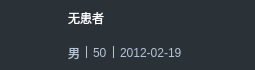
    <widget class="QWidget" name="infoWidget" native="true">
     <property name="minimumSize">
      <size>
       <width>255</width>
       <height>70</height>
      </size>
     </property>
     <property name="maximumSize">
      <size>
       <width>255</width>
       <height>70</height>
      </size>
     </property>
     <property name="focusPolicy">
      <enum>Qt::ClickFocus</enum>
     </property>
     <property name="styleSheet">
      <string notr="true">QWidget
{
background: #2A3137;
}</string>
     </property>
     <layout class="QHBoxLayout" name="horizontalLayout">
      <property name="spacing">
       <number>6</number>
      </property>
      <property name="leftMargin">
       <number>15</number>
      </property>
      <property name="topMargin">
       <number>0</number>
      </property>
      <property name="rightMargin">
       <number>0</number>
      </property>
      <property name="bottomMargin">
       <number>0</number>
      </property>
      <item>
       <widget class="QLabel" name="emg">
        <property name="minimumSize">
         <size>
          <width>32</width>
          <height>32</height>
         </size>
        </property>
        <property name="maximumSize">
         <size>
          <width>32</width>
          <height>32</height>
         </size>
        </property>
        <property name="styleSheet">
         <string notr="true">QLabel
{
image:url(:/FunctionalWidget/FunctionalWidget/Review/Resource/emg.png);
}</string>
        </property>
        <property name="text">
         <string/>
        </property>
       </widget>
      </item>
      <item>
       <layout class="QVBoxLayout" name="verticalLayout">
        <property name="spacing">
         <number>0</number>
        </property>
        <property name="leftMargin">
         <number>15</number>
        </property>
        <property name="bottomMargin">
         <number>0</number>
        </property>
        <item>
         <layout class="QHBoxLayout" name="horizontalLayout_5">
          <item>
           <widget class="QLabel" name="name">
            <property name="styleSheet">
             <string notr="true">QLabel
{
border:none;
background:transparent;
font: 16px &quot;Microsoft YaHei&quot;;
color:#FFFFFF;
}

</string>
            </property>
            <property name="text">
             <string>无患者</string>
            </property>
           </widget>
          </item>
         </layout>
        </item>
        <item>
         <widget class="QWidget" name="info" native="true">
          <layout class="QHBoxLayout" name="horizontalLayout_6">
           <property name="leftMargin">
            <number>0</number>
           </property>
           <property name="topMargin">
            <number>0</number>
           </property>
           <property name="rightMargin">
            <number>0</number>
           </property>
           <property name="bottomMargin">
            <number>0</number>
           </property>
           <item>
            <widget class="QLabel" name="gender">
             <property name="styleSheet">
              <string notr="true">QLabel
{
border:none;
background:transparent;
font: 14px &quot;Microsoft YaHei&quot;;
color:#B4C4D9;
}
</string>
             </property>
             <property name="text">
              <string>男</string>
             </property>
            </widget>
           </item>
           <item>
            <widget class="QLabel" name="label_13">
             <property name="minimumSize">
              <size>
               <width>1</width>
               <height>0</height>
              </size>
             </property>
             <property name="maximumSize">
              <size>
               <width>1</width>
               <height>12</height>
              </size>
             </property>
             <property name="styleSheet">
              <string notr="true">QLabel
{
border:none;
background:#B4C4D9;
}
</string>
             </property>
             <property name="text">
              <string/>
             </property>
            </widget>
           </item>
           <item>
            <widget class="QLabel" name="age">
             <property name="styleSheet">
              <string notr="true">QLabel
{
border:none;
background:transparent;
font: 14px &quot;Microsoft YaHei&quot;;
color:#B4C4D9;
}
</string>
             </property>
             <property name="text">
              <string>50</string>
             </property>
            </widget>
           </item>
           <item>
            <widget class="QLabel" name="label_11">
             <property name="minimumSize">
              <size>
               <width>1</width>
               <height>0</height>
              </size>
             </property>
             <property name="maximumSize">
              <size>
               <width>1</width>
               <height>12</height>
              </size>
             </property>
             <property name="styleSheet">
              <string notr="true">QLabel
{
border:none;
background:#B4C4D9;
font: 14px &quot;Microsoft YaHei&quot;;
}
</string>
             </property>
             <property name="text">
              <string/>
             </property>
            </widget>
           </item>
           <item>
            <widget class="QLabel" name="birth">
             <property name="styleSheet">
              <string notr="true">QLabel
{
border:none;
background:transparent;
font: 14px &quot;Microsoft YaHei&quot;;
color:#B4C4D9;
}
</string>
             </property>
             <property name="text">
              <string>2012-02-19</string>
             </property>
            </widget>
           </item>
           <item>
            <spacer name="horizontalSpacer_11">
             <property name="orientation">
              <enum>Qt::Horizontal</enum>
             </property>
             <property name="sizeHint" stdset="0">
              <size>
               <width>40</width>
               <height>20</height>
              </size>
             </property>
            </spacer>
           </item>
          </layout>
         </widget>
        </item>
       </layout>
      </item>
      <item>
       <widget class="QPushButton" name="hisBtn">
        <property name="enabled">
         <bool>true</bool>
        </property>
        <property name="minimumSize">
         <size>
          <width>36</width>
          <height>66</height>
         </size>
        </property>
        <property name="maximumSize">
         <size>
          <width>36</width>
          <height>66</height>
         </size>
        </property>
        <property name="styleSheet">
         <string notr="true">QPushButton
{	
	background:transparent;
    border-radius:4px 0px 0px 4px;
    border:none;
    image:url(:/FunctionalWidget/FunctionalWidget/Review/Resource/hisnormal.png);
}
QPushButton:disabled
{
    image:url(:/FunctionalWidget/FunctionalWidget/Review/Resource/hisdisable.png);
	opacity:0.39;
}</string>
        </property>
        <property name="text">
         <string/>
        </property>
       </widget>
      </item>
     </layout>
    </widget>
